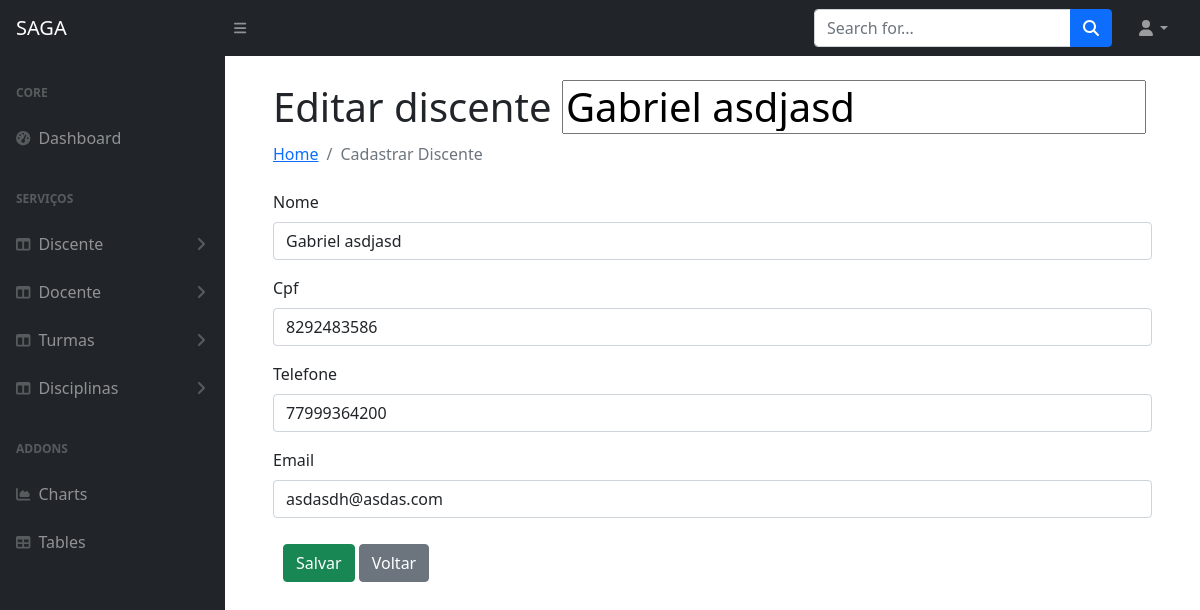
Before: /editar_discente/3 with the older database file.
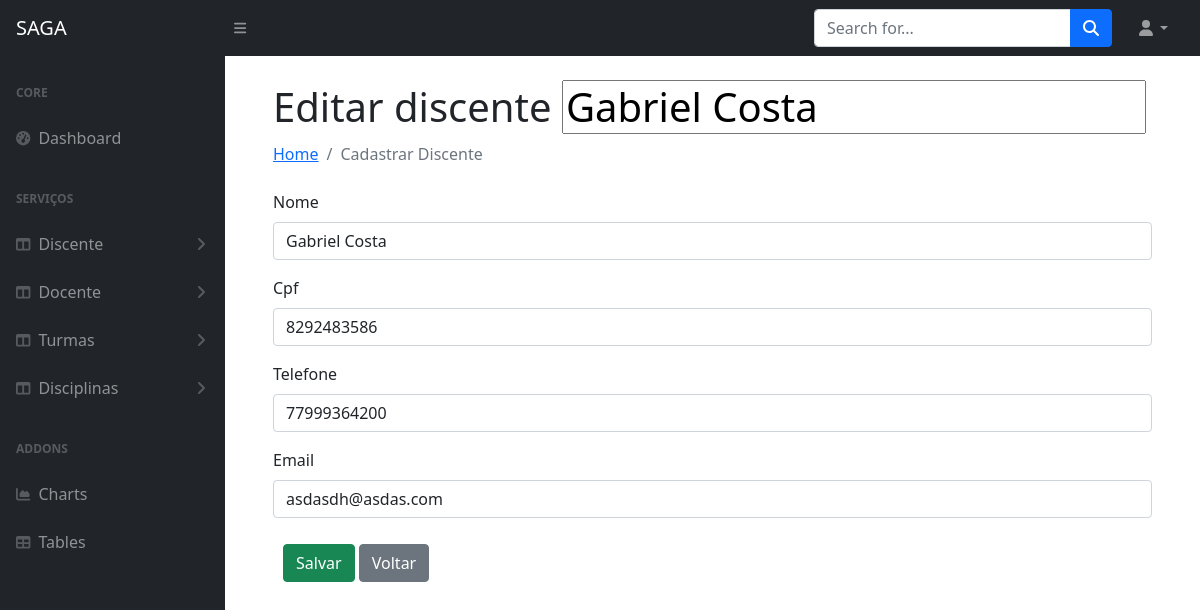
After: the same page with the newer database file.
### appacademico/models.py (models this page shows, shortened)
class Usuario(models.Model):
    matricula=models.AutoField(primary_key=True)
    nome = models.CharField(max_length=150)
    cpf = models.IntegerField()
    telefone=models.IntegerField()
    email=models.EmailField(max_length=50)
    class Meta:
        abstract = True

class Aluno(Usuario):
    pass

### appacademico/views.py (the view, shortened to what this page needs)
# urls.py: path('editar_discente/<int:matricula>', views.editar_discente, name='editar_discente'),
def editar_discente(request, matricula):
    discentenaobject = get_object_or_404(Aluno, pk=matricula)
    discente = AlunoModelForm(instance=discentenaobject)
    return render(request, 'editar_todos.html', {'discente': discente})

### appacademico/forms.py (shortened to what this page needs)
class AlunoModelForm(forms.ModelForm):
    class Meta:
        model = Aluno
        fields = ['matricula', 'nome', 'cpf', 'telefone', 'email']

### appacademico/templates/editar_todos.html (shortened to what this page needs)
{% extends 'index.html'%}
{% load static %}
{% load bootstrap4 %}
{% block h1 %}
{% if docente %}
Editar Docente {{docente.nome}}
{% elif discente %}
Editar discente {{discente.nome}}
{% elif disciplina %}
Editar Disciplina {{disciplina.nome}}
{% elif turmas %}
Editar Turma {{turma.turma_id}}
{% endif %}
{% endblock %}
{% block li %}
{% if docente %}
Cadastrar Docente
{% elif discente %}
Cadastrar Discente
{% elif disciplina %}
Cadastrar Disciplina
{% elif discente %}
Cadastrar Aluno
{% elif turmas %}
Cadastrar Turma
{% endif %}
{% endblock %}
{% block content %}
<form method="POST" class="form" enctype="multipart/form-data" autocomplete="off">
    {% if docente %}
    {% bootstrap_form docente %}
    {% elif discente %}
    {% bootstrap_form discente %}
    {% elif disciplina %}
    {% bootstrap_form disciplina %}
    {% elif turmas %}
    {% bootstrap_form turmas %}
    {% endif %}
    <div style="padding: 10px;">
        <input type="submit" class="btn btn-success" value="Salvar" />
        <input type="button" class="btn btn-secondary" value="Voltar">
    </div>
</form>
</div>
{% endblock %}

Changed rows visible on the page:
changed Aluno "asdasdh@asdas.com": nome "Gabriel asdjasd" → "Gabriel Costa"
